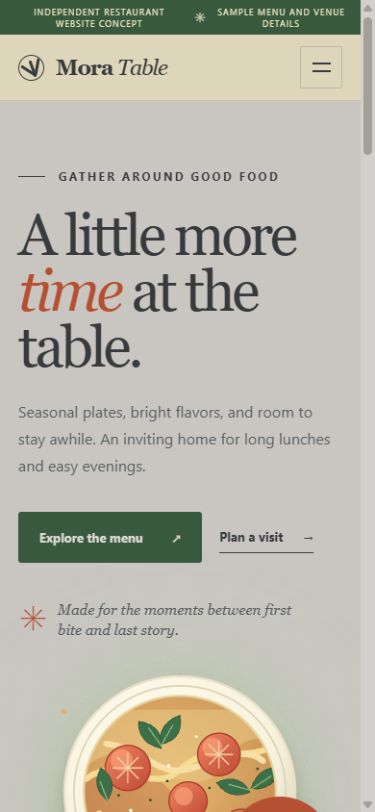
#> input picture samples/mora-product-ad/mora-mobile-hero.png, 375 x 812 px; its folder holds 3 pictures in this run
$ python render_ad.py
#> lines starting #> are read from the running program, lines starting #| are printed output that depends on the picture
"""Original 20s website-demo ad. Captured owned UI; two hook variants.
No browser automation, network, generative API, third-party music or GPU.
Python/Pillow and installed FFmpeg. Re-run: python render_ad.py
"""
from pathlib import Path
from PIL import Image, ImageDraw, ImageFont
import math, json, subprocess, wave, struct, time, hashlib

ROOT = Path(__file__).resolve().parent
W, H, FPS, SECONDS = 1080, 1920, 24, 20
CREAM, INK, GREEN, ORANGE = '#F6F0E4', '#18362B', '#284C39', '#BC5432'
FONT = Path('C:/Windows/Fonts')
def font(size, bold=False):
    return ImageFont.truetype(str(FONT / ('segoeuib.ttf' if bold else 'segoeui.ttf')), size)
F = {s: font(s, True) for s in [28, 32, 38, 42, 48, 58, 76, 86, 102]}
REG = font(36)
def ease(x):
    x = max(0., min(1., x)); return x*x*(3-2*x)
def center(draw, text, y, f, color):
    box = draw.textbbox((0,0), text, font=f)
    draw.text(((W-(box[2]-box[0]))/2,y),text,font=f,fill=color)

ASSETS = {}
for key in ['hero','menu','mains']:
    image = Image.open(ROOT / f'mora-mobile-{key}.png').convert('RGB')
#> image is the input picture: PIL image 375x812 RGB; mean R, G, B 188.4, 184.8, 172.7
    # Remove only browser scrollbar, never alter website content.
    image = image.crop((0,0,image.width-15,image.height))
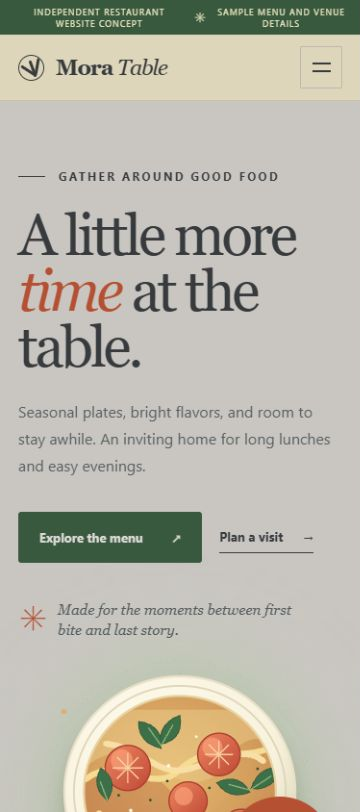
#> image: PIL image 360x812 RGB; mean R, G, B 187.8, 184.1, 171.7
    ASSETS[key] = image.resize((548,1236),Image.Resampling.LANCZOS)
#> pass 2 of the loop `for key in ['hero','menu','mains']:`:
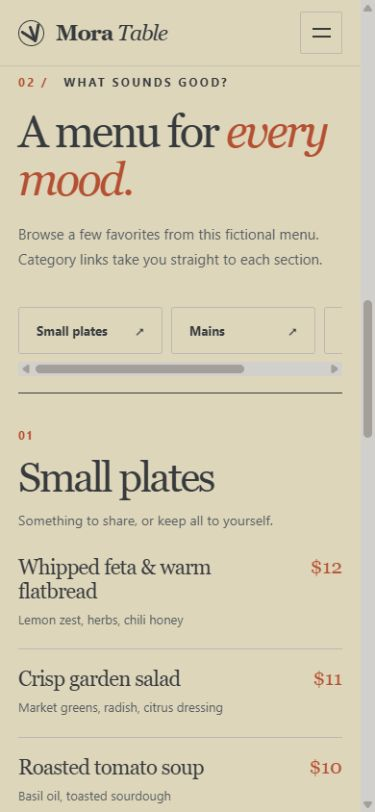
#> input picture samples/mora-product-ad/mora-mobile-menu.png, 375 x 812 px
#> image is the input picture: PIL image 375x812 RGB; mean R, G, B 213.3, 206.1, 181
#> `image = image.crop((0,0,image.width-15,image.height))`:
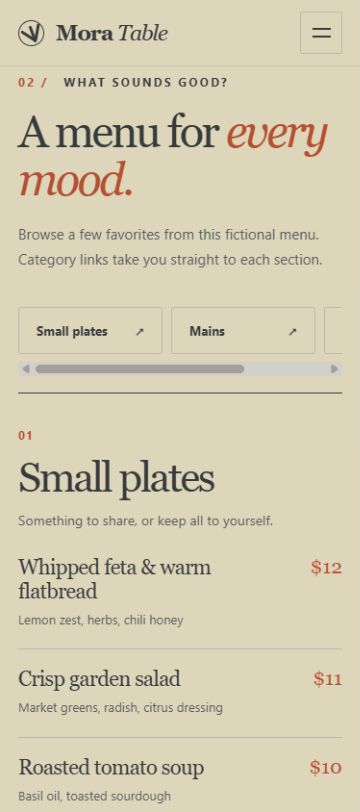
#> image: PIL image 360x812 RGB; mean R, G, B 213.7, 206.3, 180.2
#> pass 3 of the loop `for key in ['hero','menu','mains']:`:
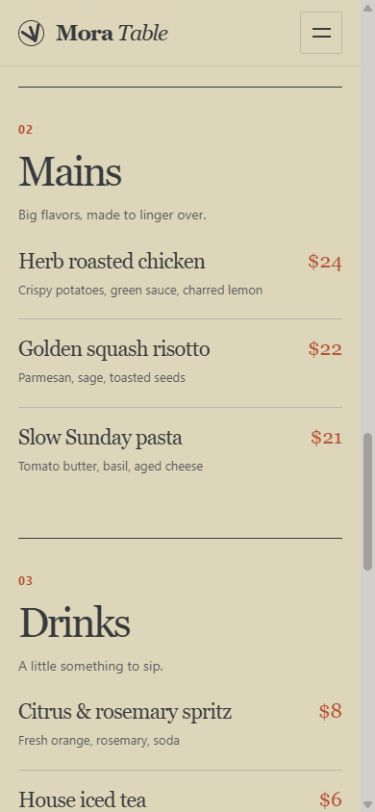
#> input picture samples/mora-product-ad/mora-mobile-mains.png, 375 x 812 px
#> image is the input picture: PIL image 375x812 RGB; mean R, G, B 215.1, 208.3, 182.5
#> `image = image.crop((0,0,image.width-15,image.height))`:
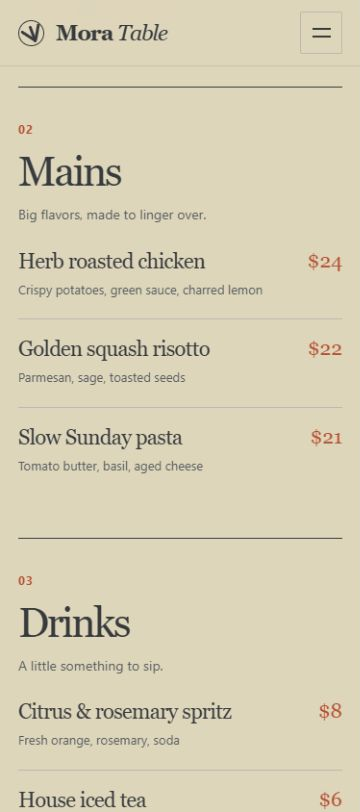
#> image: PIL image 360x812 RGB; mean R, G, B 215.5, 208.5, 181.9

HOOKS = {'A': ['Your menu.', 'One clear path.'], 'B': ['Less hunting.', 'More browsing.']}
# [38 lines left out: function frame, not called in this run]

def sound():
    # Original soft tonal cues: no samples, songs or speech.
    rate=48000
    with wave.open(str(ROOT/'original-sound.wav'),'wb') as w:
        w.setnchannels(1); w.setsampwidth(2); w.setframerate(rate)
        events=[(0.2,261.63),(4.05,329.63),(9.05,392.0),(16.05,523.25)]
        for i in range(rate*SECONDS):
            t=i/rate; v=0.
            for start,freq in events:
                u=t-start
                if 0<=u<1.5:
                    env=min(1.,u/.08)*math.exp(-3*u)
                    v+=0.09*env*(math.sin(2*math.pi*freq*u)+.3*math.sin(2*math.pi*2*freq*u))
            w.writeframesraw(struct.pack('<h',int(max(-1,min(1,v))*32767)))

def encode(variant):
    target=ROOT/f'mora-product-ad-hook-{variant}.mp4'
    command=['ffmpeg','-y','-v','error','-f','rawvideo','-pix_fmt','rgb24','-s',f'{W}x{H}','-r',str(FPS),'-i','pipe:0','-i',str(ROOT/'original-sound.wav'),'-c:v','libx264','-threads','2','-preset','fast','-crf','21','-pix_fmt','yuv420p','-c:a','aac','-b:a','128k','-t',str(SECONDS),'-movflags','+faststart',str(target)]
    with subprocess.Popen(command,stdin=subprocess.PIPE,stderr=subprocess.PIPE) as p:
        for n in range(FPS*SECONDS):
            p.stdin.write(frame(n/FPS,variant).tobytes())
        p.stdin.close(); error=p.stderr.read().decode(); code=p.wait()
    if code: raise RuntimeError(error)
    return target

def main():
    started=time.time(); sound(); products=[]
    for variant in HOOKS:
        target=encode(variant)
        probe=json.loads(subprocess.check_output(['ffprobe','-v','error','-show_streams','-show_format','-of','json',str(target)]))
        subprocess.run(['ffmpeg','-v','error','-xerror','-i',str(target),'-f','null','-'],check=True,stderr=subprocess.PIPE)
        products.append({'file':target.name,'bytes':target.stat().st_size,'sha256':hashlib.sha256(target.read_bytes()).hexdigest(),'probe':probe,'full_decode':'PASS'})
    (ROOT/'export-verification.json').write_text(json.dumps({'render_seconds':round(time.time()-started,2),'new_cash_cost_usd':0,'gpu_used':False,'cpu_threads':2,'variants':products,'unverified':'Full-speed human playback and subjective audio quality not claimed'},indent=2),encoding='utf-8')
    # Review stills extracted from actual encoded output, not only source frames.
    cards=[]
    for index,t in enumerate([1,4.7,9.7,16.7]):
        dest=ROOT/f'preview-{index}.png'
        subprocess.run(['ffmpeg','-y','-v','error','-ss',str(t),'-i',str(ROOT/'mora-product-ad-hook-A.mp4'),'-frames:v','1',str(dest)],check=True)
        cards.append(Image.open(dest).resize((270,480)))
    sheet=Image.new('RGB',(1080,480),'white')
    for i,card in enumerate(cards): sheet.paste(card,(i*270,0))
    sheet.save(ROOT/'contact-sheet.jpg',quality=93)
    print(json.dumps({'exports':[p['file'] for p in products],'render_seconds':round(time.time()-started,2)}))

#> (the run stopped early here; a loop or call above may not have finished)
